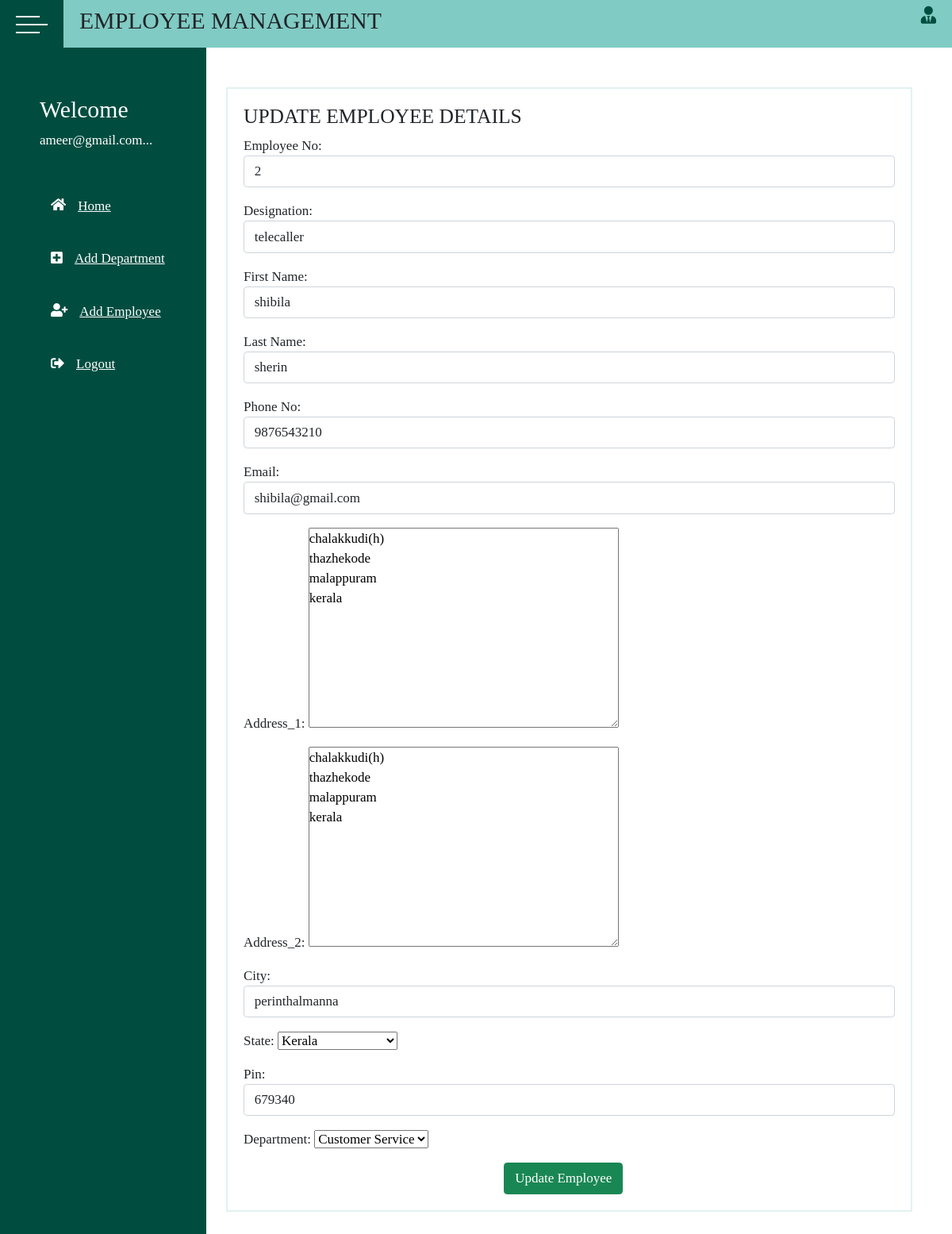
The app's page /centerhead/employee/update/3 (signed in) with its own data.
### crmcuser/models.py (models this page shows, shortened)
class MyUser(AbstractBaseUser):
    email = models.EmailField(
        verbose_name='email address',
        max_length=255,
        unique=True,
    )
    phone = models.CharField(max_length=12)
    options = (
        ("admin", "admin"),
    )
    role = models.CharField(max_length=50, default="admin", choices=options)
    is_active = models.BooleanField(default=True)
    is_admin = models.BooleanField(default=False)
    objects = MyUserManager()
    USERNAME_FIELD = 'email'
    REQUIRED_FIELDS = ['phone', 'role']
    def __str__(self):
        return self.email

### centerhead/models.py (models this page shows)
class Employee(models.Model):
    emp_no=models.CharField(max_length=50)
    designation=models.CharField(max_length=50)
    f_name=models.CharField(max_length=50)
    l_name=models.CharField(max_length=50)
    phone=models.CharField(max_length=50)
    email=models.EmailField(max_length=50)
    address_1=models.TextField(max_length=50)
    address_2=models.TextField(max_length=50)
    city=models.CharField(max_length=50)
    options=(
        ("Andhra Pradesh","Andhra Pradesh"),
        ("Arunachal Pradesh","Arunachal Pradesh"),
        ("Assam","Assam"),
        ("Bihar","Bihar"),
        ("Chhattisgarh","Chhattisgarh"),
        ("Goa","Goa"),
        ("Gujarat","Gujarat"),
        ("Haryana","Haryana	"),
        ("Himachal Pradesh","Himachal Pradesh"),
        ("harkhand","harkhand"),
        ("Karnataka","Karnataka"),
        ("Kerala","Kerala"),
        ("Madhya Pradesh","Madhya Pradesh"),
        ("Maharashtra","Maharashtra"),
        ("Manipur","Manipur"),
        ("Meghalaya","Meghalaya"),
        ("Mizoram","Mizoram"),
        ("Nagaland","Nagaland"),
        ("Odisha","Odisha"),
        ("Punjab","Punjab"),
        ("Rajasthan","Rajasthan"),
        ("Sikkim","Sikkim"),
        ("Tamil Nadu","Tamil Nadu"),
        ("Telangana","Telangana"),
        ("Tripura","Tripura"),
        ("Uttar Pradesh","Uttar Pradesh"),
        ("Uttarakhand","Uttarakhand"),
        ("West Bengal","West Bengal")
    )
    state=models.CharField(max_length=50,choices=options,default="Kerala")
    pin=models.CharField(max_length=50)
    department=models.ForeignKey(Department,on_delete=models.CASCADE)

### centerhead/views.py (the view)
# urls.py: path("employee/update/<int:id>", views.UpdateEmployee.as_view(), name="updateemployee"),
@method_decorator(signin_required, name="dispatch")
class UpdateEmployee(UpdateView):
    model = Employee
    form_class = EmployeeAddForm
    template_name = "update_employee.html"
    pk_url_kwarg = "id"
    success_url = reverse_lazy("listemployee")

### centerhead/models.py (called while the page is built)
    def __str__(self):
        return self.name

### centerhead/templates/update_employee.html (shortened to what this page needs)
<!DOCTYPE html>
{%extends "base.html"%}
{%block body_block%}
<html lang="en">
<head>
    <link href="https://cdn.jsdelivr.net/npm/bootstrap@5.1.3/dist/css/bootstrap.min.css" rel="stylesheet"
>
</head>
<body>
<form action="" method="POST">
    <h4>UPDATE EMPLOYEE DETAILS</h4>
    {{form.as_p}}
    <button type="submit" class="btn btn-success" style="margin-left:40%;">Update Employee</button>
</form>
</body>
</html>
{%endblock%}

### centerhead/templates/base.html (shortened to what this page needs)
<!DOCTYPE html>
{%load static%}
<html lang="en">
<head>
    <link rel="stylesheet" href="{%static 'css/style.css'%}">
    <link rel="stylesheet" href="https://use.fontawesome.com/releases/v5.15.4/css/all.css"
>
    <link href="https://cdn.jsdelivr.net/npm/bootstrap@5.1.3/dist/css/bootstrap.min.css" rel="stylesheet"
>
</head>
<body>
<div class="wrapper">
    <div class="top_navbar">
        <div class="hamburger">
            <div class="hamburger__inner">
                <div class="one"></div>
                <div class="two"></div>
                <div class="three"></div>
            </div>
        </div>
        <div class="menu">
            <div class="log">
                <h3>EMPLOYEE MANAGEMENT</h3>
            </div>
            <div class="right_menu">
                <ul>
                    <li>
                        <a href=""><i class="fas fa-user-tie"></i></a>
                    </li>
                </ul>
            </div>
        </div>
    </div>
    <div class="main_container">
        <div class="sidebar">
            <div class="sidebar__inner">
                <div class="profile">
                    <div class="profile_info" style="padding-left:50px; margin-top:40px;">
                        <h3>Welcome</h3>
                        <p class="profile_name">{{request.user}}...</p>
                    </div>
                </div>
                <ul>
                    <li>
                        <a href="{%url 'listemployee'%}">
                        <span class="icon">
                            <i class="fas fa-home"></i>
                        </span>
                            <span class="title">Home</span>
                        </a>
                    </li>
                    <li>
                        <a href="{%url 'adddept'%}">
                            <span class="icon"><i class="fas fa-plus-square"></i></span>
                            <span class="title">Add Department</span>
                        </a>
                    </li>
                    <li>
                        <a href="{%url 'addemployee'%}">
                            <span class="icon"><i class="fas fa-user-plus"></i></span>
                            <span class="title">Add Employee</span>
                        </a>
                    </li>
                    <li>
                        <a href="{%url 'adminsignout'%}">
                            <span class="icon"><i class="fas fa-sign-out-alt"></i></span>
                            <span class="title">Logout</span>
                        </a>
                    </li>
                </ul>
            </div>
        </div>
        <div class="container">
            <div class="item">
                {%block body_block%}
                {%endblock%}
            </div>
        </div>
    </div>
</div>
</body>
</html>

### centerhead/static/css/style.css (style rules this page uses)
* { font-family: 'Galdeano'; font-size: 17px; margin: 0; padding: 0; list-style: none; box-sizing: border-box; text-decoration: none; font-size:10; }
.wrapper { width: 100%; height: 100%; }
.top_navbar { background: #80CBC4; height: 60px; display: flex; position: fixed; width: 100%; top: 0; }
.top_navbar .hamburger { width: 80px; background: #004D40; position: relative; font-size: 28px; }
.top_navbar .hamburger .hamburger__inner { position: absolute; top: 50%; left: 50%; transform: translate(-50%,-50%); cursor: pointer; width: 40px; height: 20px; }
.top_navbar .hamburger__inner > div { width: 30px; height: 2px; background: #fff; position: absolute; top: 0; left: 0; }
.top_navbar .hamburger div.two { top: 10px; width: 40px; }
.top_navbar .hamburger div.three { top: 20px; }
.top_navbar .menu { width: calc(100% - 80px); height: 100%; display: flex; justify-content: space-between; align-items: center; padding: 0 20px; }
.top_navbar .menu .right_menu ul { display: flex; }
.top_navbar .menu .right_menu ul li { position: relative; }
.top_navbar .menu .right_menu ul li .fas { font-size: 22px; cursor: pointer; color: #004D40; }
.main_container .sidebar { position: fixed; top: 60px; left: 0; width: 260px; height: 100%; background: #004D40; transition: all 0.3s ease; }
.main_container .sidebar .sidebar__inner { position: relative; }
.main_container .sidebar .profile { display: flex; align-items: center; color: #fff; padding: 20px 0; white-space: nowrap; transition: all 0.3s ease; }
.main_container .container { margin-top: 60px; width: calc(100% - 225px); margin-left: 225px; padding: 50px; padding-left: 60px; transition: all 0.3s ease; }
.main_container .sidebar ul li a { color: #fff; font-size: 6px; padding: 20px 30px; white-space: nowrap; display: flex; align-items: center; margin-bottom: 1px; transition: all 0.3s ease; }
.main_container .sidebar ul li a .icon { margin-right: 15px; font-size: 12px; }
.main_container .sidebar ul li a span { display: inline-block; }
.main_container .container .item { background: #fff; border: 2px solid #E0F2F1; margin-bottom: 30px; padding: 20px; font-size: 3px; line-height: 25px; }

### records on screen
MyUser: user "ameer@gmail.com"
Employee: emp_no "2", designation "telecaller", f_name "shibila", l_name "sherin", phone "9876543210", email "shibila@gmail.com", address_1 "chalakkudi(h) thazhekode malappuram kerala", address_2 "chalakkudi(h) thazhekode malappuram kerala", city "perinthalmanna", state "Kerala", pin "679340", department "Customer Service"
